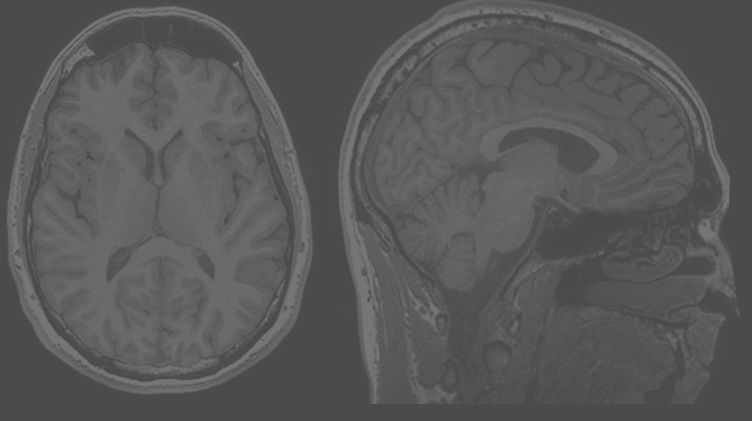
#> input picture Talleres/MRI.png, 752 x 421 px
$ jupyter execute Taller_1_P3.ipynb
#> lines starting #> are read from the running program, lines starting #| are printed output that depends on the picture
[cell 1]
import os.path as path
if path.exists('MRI.png'):
    print ('El archivo ya existe')
else:
    !wget -nc https://www.dropbox.com/s/tv9r24hbwlxojee/MRI.png?dl=1
    !mv MRI.png?dl=1 MRI.png

[cell 2]
import cv2
import matplotlib.pyplot as plt
import numpy as np

### 1) Lea la imagen 'MRI.png' descargada anteriormente.

[cell 3]
img = cv2.imread('MRI.png')
#> img is the input picture: shape (421, 752, 3); min 75, max 117, mean 88.5

### 2) Imprima las filas, columnas y canales de la imagen.
Sugerencia: Use ```np.shape()```

[cell 4]
np.shape(img)
#> Out = (421, 752, 3)

### 3) Realice el cambio de color de BRG a escala de grises.
Lo puede realizar con la función ```cv2.cvtColor()```
e indicando el cambio del espacio de color como ```cv2.COLOR_BGR2GRAY```

[cell 5]
img_g = cv2.cvtColor(img, cv2.COLOR_BGR2GRAY)

### 4) Imprima nuevamente las filas, columnas y canales de la imagen.

[cell 6]
np.shape(img_g)
#> Out = (421, 752)

### 5) Grafique la imagen con matplotlib
Nota: para evitar el falso color por defecto de matplotlib y el ajuste automático de escalas de grises utilice los siguiente argumentos:

```plt.imshow(ima, cmap='gray', vmin=0, vmax=255)```

donde cmap='gray' indica el mapa de color en escala de grises, vmin el valor mínimo de nivel de gris y vmax el valor máximo.

[cell 7]
plt.imshow(img_g, cmap='gray', vmin=0, vmax=255)
plt.axis('off')
plt.show()

### 6) Obtenga el histograma de la imagen y grafíquelo
Nota: Como la imagen en escala de grises es de un solo canal solo se debe realizar para el canal 0

[cell 8]
hist = cv2.calcHist([img_g], [0], None, [256], [0,256])
#> hist = 256 values, max 86362 at index 75, min 0 at index 0, mean 1236.7

plt.plot(hist)
plt.ylabel('cantidad de pixeles')
plt.xlabel('intensidad de gris')
plt.title('Histograma de la imagen')
plt.show()
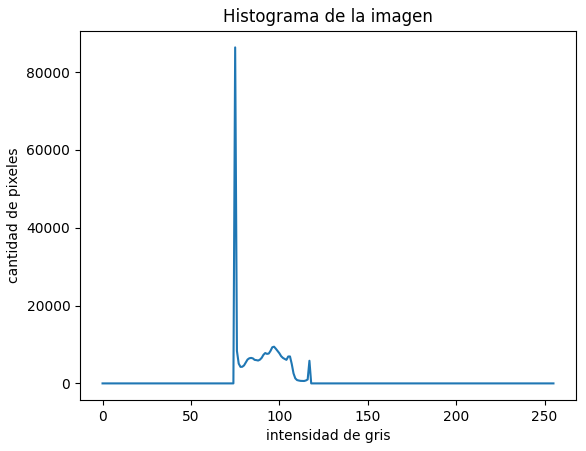
#> figure drawn by matplotlib, 1 panel; curve peaks at x = 75, y = 86362

### 7) Realice la ecualización de la imagen mediante la ecualización del histograma

[cell 9]
img_g_eq = cv2.equalizeHist(img_g)
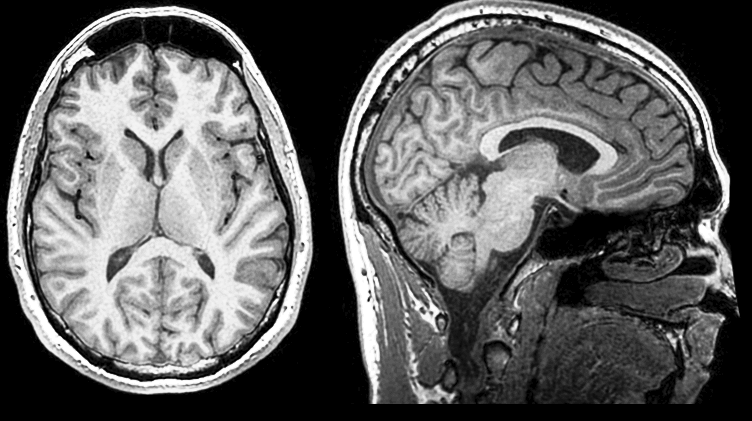
#> img_g_eq: shape (421, 752); min 0, max 255, mean 95.4

### 8) Grafique la imagen ecualizada con las mismas consideraciones del punto 5.

[cell 10]
plt.imshow(img_g_eq, cmap='gray', vmin=0, vmax=255)
plt.axis('off')
plt.show()

### 9) Obtenga el histograma de la imagen ecualizada y grafíquelo

[cell 11]
hist_eq = cv2.calcHist([img_g_eq], [0], None, [256], [0,256])
#> hist_eq = 256 values, max 86362 at index 0, min 0 at index 1, mean 1236.7

plt.plot(hist_eq)
plt.ylabel('cantidad de pixeles')
plt.xlabel('intensidad de gris')
plt.title('Histograma de la imagen')
plt.show()
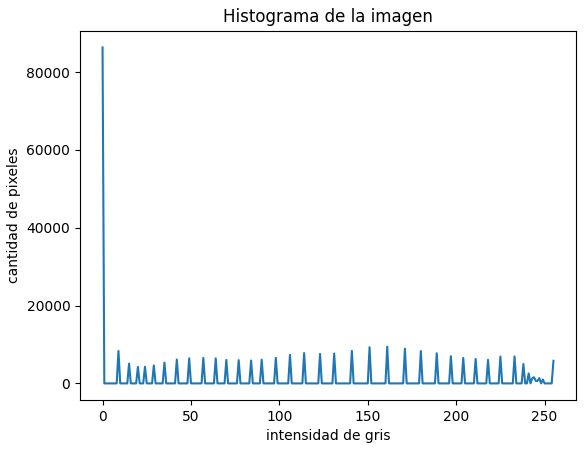
#> figure drawn by matplotlib, 1 panel; curve peaks at x = 0, y = 86362
